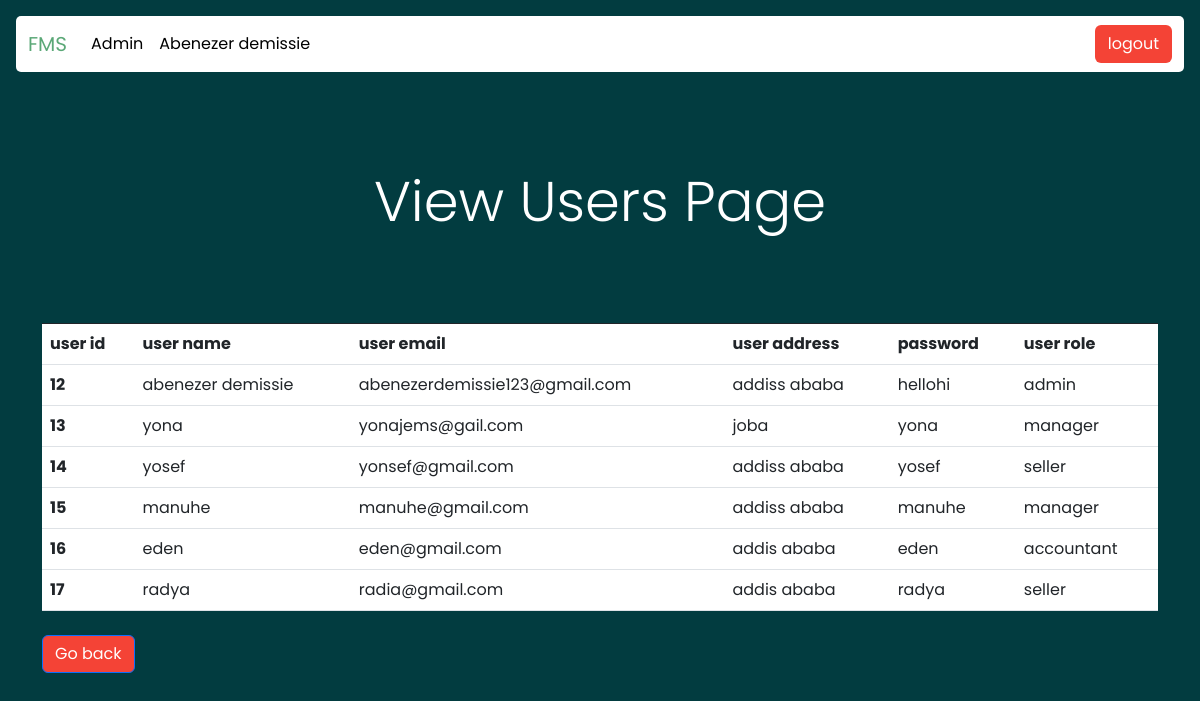
Page /pages/viewUsers.php (signed in) on the committed database.
### tables this page shows
CREATE TABLE `users` (
  `uid` int(4) NOT NULL,
  `username` varchar(50) NOT NULL,
  `email` varchar(50) NOT NULL,
  `address` varchar(50) NOT NULL,
  `password` varchar(50) NOT NULL,
  `urole` varchar(50) NOT NULL,
  `intime` varchar(50) NOT NULL,
  `outtime` varchar(50) NOT NULL
);

### pages/viewUsers.php (the view, shortened to what this page needs)
<?php
include '../app/dbconn.php';
?>
<!DOCTYPE html>
<html>
<head>
    <link rel='stylesheet' type='text/css' media='screen' href='../css/style.css'>
    <link href="https://cdn.jsdelivr.net/npm/bootstrap@5.3.0-alpha3/dist/css/bootstrap.min.css" rel="stylesheet"
>
    <link rel="stylesheet" href="https://cdnjs.cloudflare.com/ajax/libs/font-awesome/6.1.1/css/all.min.css"
 />
</head>
    <body class="adminPage p-3 m-0 border-0 bd-example m-0 border-0">
        <nav class="navbar navbar-expand-lg" style="background-color:#fff; color:black; border-radius: 5px;">
            <div class="container-fluid">
                <a class="navbar-brand" style="color: #5BA877;" href="./index.php">FMS</a>
                <div class="collapse navbar-collapse" id="navbarTogglerDemo02">
                    <ul class="navbar-nav me-auto mb-2 mb-lg-0" style="color:#ffffff;">
                        <li class="nav-item">
                            <a class="nav-link active" href="#" style="color:black;">
                                <?php
                                echo ucfirst($_SESSION['auth']);
                                ?>
                            </a>
                        </li>
                        <li class="nav-item">
                            <a class="nav-link disable" aria-current="page" href="#" style="color:black;">
                                <?php
                                echo ucfirst($_SESSION['user']);
                                ?>
                            </a>
                        </li>
                    </ul>
                    <form class="d-flex" role="search" method="post">
                        <button class="btn" type="submit" name="logout">logout</button>
                    </form>
                </div>
            </div>
        </nav>
    <div class="container py-5">
        <header class="text-center p-5">
            <p class="display-4">View Users Page</p>
        </header>
        <table class="table my-4">
            <thead>
                <tr style="border-top: 1px solid;">
                    <th scope="col">user id</th>
                    <th scope="col">user name</th>
                    <th scope="col">user email</th>
                    <th scope="col">user address</th>
                    <th scope="col">password</th>
                    <th scope="col">user role</th>
                </tr>
            </thead>
            <tbody>
                <?php
                $sql = 'select * from `users`';
                $result = mysqli_query($con, $sql);
                if ($result && mysqli_affected_rows($con) > 0) {
                    while ($row = mysqli_fetch_assoc($result)) {
                        $id = $row['uid'];
                        $userName = $row['username'];
                        $email = $row['email'];
                        $address = $row['address'];
                        $password = $row['password'];
                        $role = $row['urole'];
                        echo '
                        <tr>
                          <th scope="row">' . $id . '</th>
                          <td>' . $userName . '</td>
                          <td>' . $email . '</td>
                          <td>' . $address . '</td>
                          <td>' . $password . '</td>
                          ';
                          if($role == '1'){
                            echo '<td>manager</td>';
                          }elseif($role == '2'){
                            echo '<td>seller</td>';
                          }elseif($role == '3'){
                            echo '<td>accountant</td>';
                          }elseif($role == '4'){
                            echo '<td>admin</td>';
                          }
                          echo '
                        </tr>
                        ';
                    }
                }
                ?>
            </tbody>
        </table>
        <div>
            <a href="../adminPage.php" class="btn btn-primary">
                Go back
            </a>
        </div>
    </div>
</body>
</html>

### css/style.css (style rules this page uses)
.adminPage { background: #023C40; }
.adminPage p, .adminPage th, .adminPage td { color: #fff; }
.adminPage .btn { background-color: #f44336; color: #fff; }
.adminPage p { color: #fff; }
* { margin: 0; padding: 0; box-sizing: border-box; font-family: "Poppins", sans-serif; }

### rows in the picture
users: uid "12", username "abenezer demissie", email "abenezerdemissie123@gmail.com", address "addiss ababa", password "hellohi", urole "admin"
users: uid "13", username "yona", email "yonajems@gail.com", address "joba", password "yona", urole "manager"
users: uid "14", username "yosef", email "yonsef@gmail.com", address "addiss ababa", password "yosef", urole "seller"
users: uid "15", username "manuhe", email "manuhe@gmail.com", address "addiss ababa", password "manuhe", urole "manager"
users: uid "16", username "eden", email "eden@gmail.com", address "addis ababa", password "eden", urole "accountant"
users: uid "17", username "radya", email "radia@gmail.com", address "addis ababa", password "radya", urole "seller"

### other values in the picture
$_SESSION['auth'] "Admin"
$_SESSION['user'] "Abenezer demissie"
